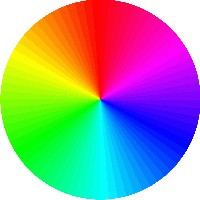
%> input picture BE1_IntroComputerVision/Teinte.jpg, 200 x 200 px
$ octave part1_Basics.m   (GNU Octave 9; MATLAB toolbox functions it lacks are replaced by stand-ins)
%> lines starting %> are read from the running program, lines starting %| are printed output that depends on the picture; in (x1, y1, x2, y2) boxes, pixels count from 0 and x2, y2 are one past the last pixel; in counts of white or black regions, pixels touching at a corner belong together; the program's own positions count from 1
%% Question 1: Image I/O
clc, clear, close all

function show_images(extension)
    file_list = dir(extension);
    [file_number, tmp] = size(file_list);

    for i = 1:file_number
        im = imread(file_list(i).name);
        figure;
        imshow(im);
    end
end

show_images('*.png')
show_images('*.jpg')
show_images('*.bmp')

%% Question 2: Grayscale
clc, clear, close all

im = ones(50, 100);
for i = 1:50
    for j = 1:100
        im(i,j) = im(i,j) * j/100;
    end
end

im(22:28,:) = ones(7, 100) * 0.5;
figure, imshow(im), exportgraphics(gcf, '../Q2.png')

%% Question 3: Geometric shapes and patterns
clc, clear, close all

% vertical stripes
function im = im_vstripes(width, height, stripe_width)
    white = ones(height, stripe_width);
    black = zeros(height, stripe_width);
    stripe = [black white];
    n = ceil(width / (2*stripe_width));
    im = repmat(stripe, 1, n);
    im = im(:, 1:width); % crop the image to the right width
end

% horizontal stripes
function im = im_hstripes(width, height, stripe_height)
    white = ones(stripe_height, width);
    black = zeros(stripe_height, width);
    stripe = [black; white];
    n = ceil(height / (2*stripe_height));
    im = repmat(stripe, n, 1);
    im = im(1:height,:);
end

% rectangle
function im = im_rect(width, height, rect_width, rect_height)
    im = zeros(height, width);
    rect = ones(rect_height, rect_width);

    start_height = floor((height - rect_height) / 2) + 1;
    start_width = floor((width - rect_width) /  2) + 1;
    im(start_height:start_height+rect_height-1, start_width:start_width+rect_width-1) = rect;
end

% circle
function im = im_circ(width, height, radius)
%> called with width = 384, height = 256, radius = 32
    im = zeros(height, width);
    circ = zeros(2*radius);
    for i = 1:2*radius
        for j = 1:2*radius
            if (i - radius).^2 + (j - radius).^2 <= radius.^2
                circ(i, j) = 1;
            end
        end
    end
    start_height = floor((height - 2 * radius) / 2) + 1;
    start_width = floor((width - 2 * radius) /  2) + 1;
    im(start_height:start_height+2*radius-1, start_width:start_width+2*radius-1) = circ;
end

imv = im_vstripes(512, 256, 31);
imh = im_hstripes(512, 256, 31);
imr = im_rect(384, 256, 64, 32);
imc = im_circ(384, 256, 32);

figure
subplot(2,2,1), imshow(imv), exportgraphics(gca, '../Q3_vstripes.png')
subplot(2,2,2), imshow(imh), exportgraphics(gca, '../Q3_hstripes.png')
subplot(2,2,3), imshow(imr), exportgraphics(gca, '../Q3_rect.png')
subplot(2,2,4), imshow(imc), exportgraphics(gca, '../Q3_circ.png')

%% Question 4: RGB colour coding
clc, clear, close all

function [r, g, b] = split_colors(im)
    r = zeros(size(im), 'double');
    g = zeros(size(im), 'double');
    b = zeros(size(im), 'double');

    r(:, :, 1) = im(:, :, 1);
    g(:, :, 2) = im(:, :, 2);
    b(:, :, 3) = im(:, :, 3);
end


im_names = {"Teinte.jpg", "oeil.jpg", "cargo.jpg", "CoulAdd.jpg"};
figure
for j =1:length(im_names)
    im = imread(im_names{j});
%> im is the input picture: size 200x200x3 uint8; mean R, G, B 154.5, 154.8, 154.5
    [imr, img, imb] = split_colors(im);
%> in split_colors, `b(:, :, 3) = im(:, :, 3);`:
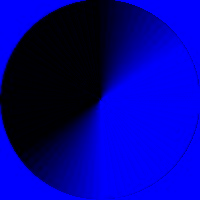
%> b: size 200x200x3 double; mean R, G, B 0, 0, 154.5
    ims = {im, imr, img, imb};
%> ims = 4 items
    for i = 1:4
        subplot(4,4,i+4*(j-1))
        imshow(uint8(ims{i}))
    end
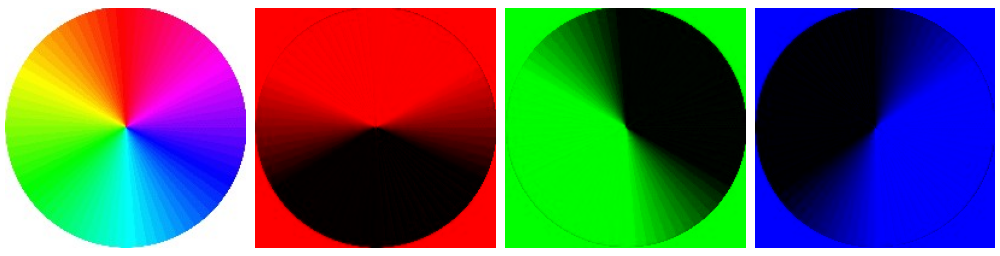
%> figure redrawn from the program's plot data, 4 panels
end
%> pass 2 of the loop `for j =1:length(im_names)`:
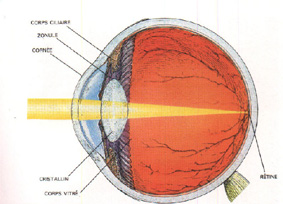
%> input picture BE1_IntroComputerVision/oeil.jpg, 283 x 204 px
%> im is the input picture: size 204x283x3 uint8; mean R, G, B 227.9, 192.7, 178.7
%> r: size 204x283x3 double
%> g: size 204x283x3 double
%> in split_colors (call 2), `b(:, :, 3) = im(:, :, 3);`:
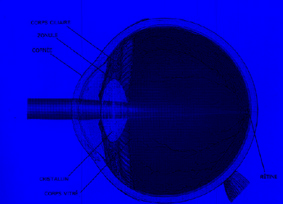
%> b: size 204x283x3 double; mean R, G, B 0, 0, 178.7
%> after the loop `for i = 1:4`:
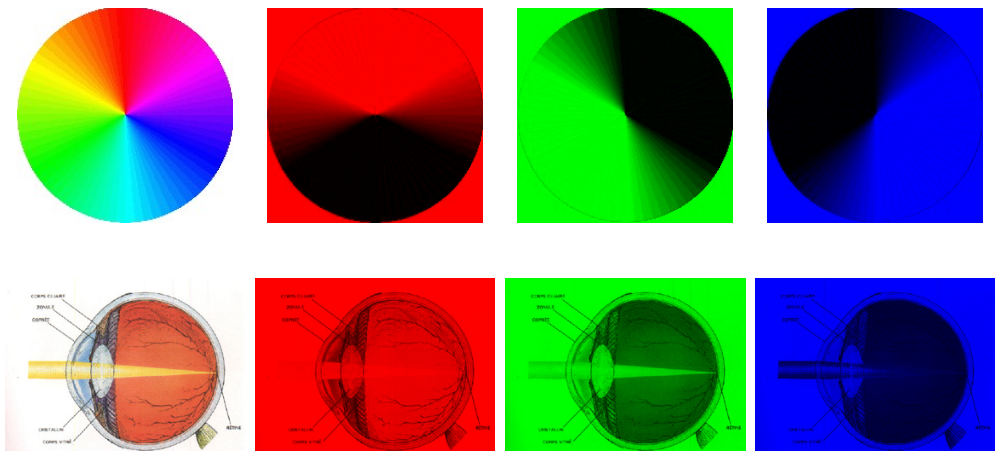
%> figure redrawn from the program's plot data, 8 panels
%> pass 3 of the loop `for j =1:length(im_names)`:
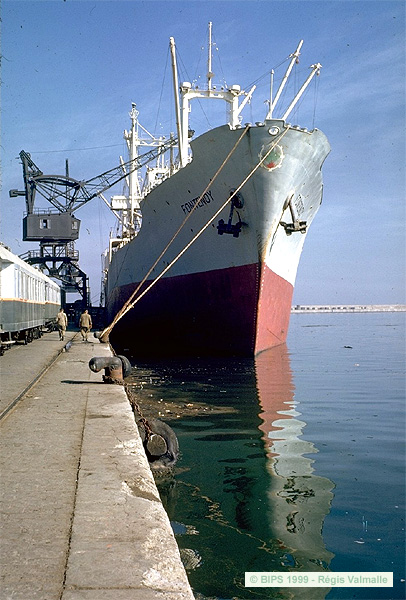
%> input picture BE1_IntroComputerVision/cargo.jpg, 406 x 600 px
%> im is the input picture: size 600x406x3 uint8; mean R, G, B 115.9, 128.7, 143.7
%> r: size 600x406x3 double
%> g: size 600x406x3 double
%> in split_colors (call 3), `b(:, :, 3) = im(:, :, 3);`:
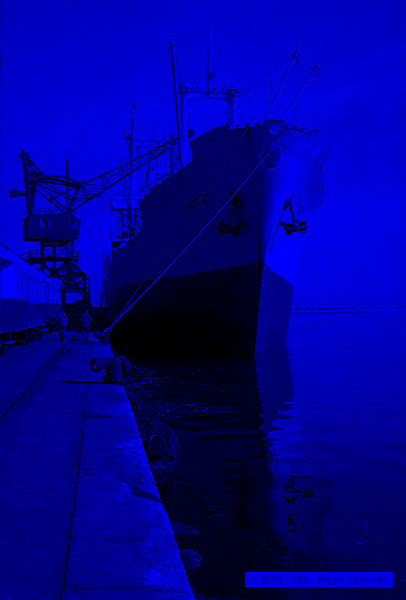
%> b: size 600x406x3 double; mean R, G, B 0, 0, 143.7
%> after the loop `for i = 1:4`:
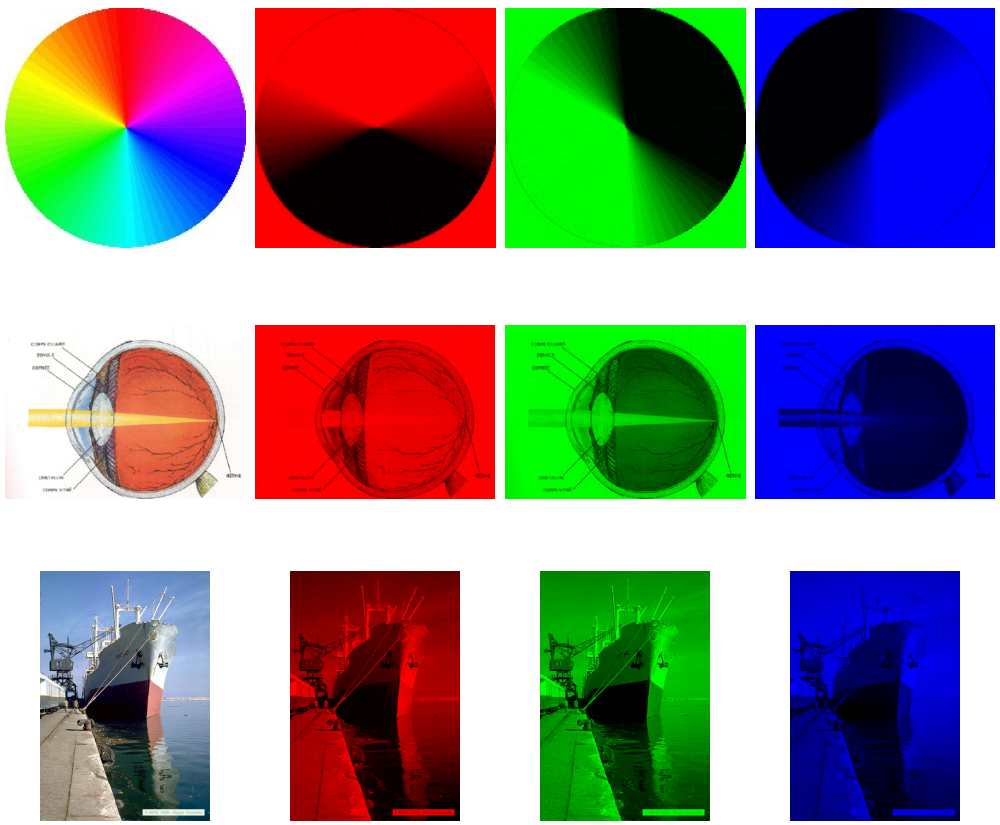
%> figure redrawn from the program's plot data, 12 panels
%> the loop made 4 passes; the first 3 are shown

%% Question 5: French flag
clc, clear, close all

flag = zeros(200, 300, 3);
flag(:, 1:100, 3) = 1;
flag(:, 101:200, :) = 1;
flag(:, 201:301, 1) = 1;

figure, imshow(flag), exportgraphics(gcf, '../Q5_Flag.png')

%% Question 6: HSV colour coding
clc, clear, close all

function im = hsv_spectrum(height, width)
    im = zeros(height, width, 3);

    H = linspace(0, 1, width);
    S = linspace(0, 1, height);

    im(:, :, 1) = repmat(H, height, 1);
    im(:, :, 2) = repmat(S', 1, width);
    im(:,:,3) = 1;
    im = hsv2rgb(im);
end

im = hsv_spectrum(256, 512);
figure, imshow(im), exportgraphics(gcf, '../Q6_HSV_spectrum.png')

%% Question 7: RGB to grayscale conversion
clc, clear, close all

a = 0.299;
b = 0.587;
c = 0.114;

im = hsv_spectrum(256, 512);
[imr, img, imb] = split_colors(im);
img = sum(a.*imr + b.*img + c.*imb, 3);

figure
subplot(1,3,1), imshow(im), title('Original')
subplot(1,3,2), imshow(img), title('Converted'), exportgraphics(gca, '../Q7_grayscale.png')
%> after `title('Converted')`:
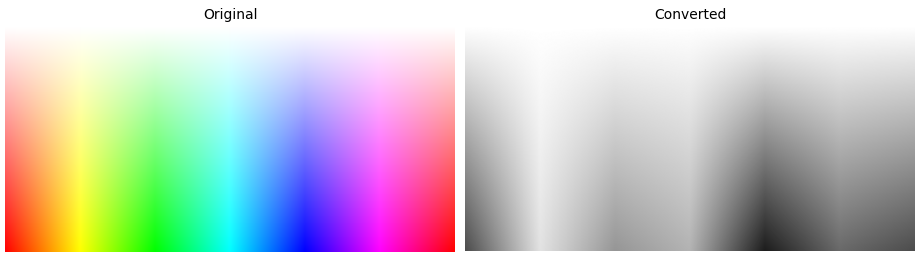
%> figure redrawn from the program's plot data, 2 panels
subplot(1,3,3), imshow(rgb2gray(im)), title('Built-in conversion')
%> after `title('Built-in conversion')`:
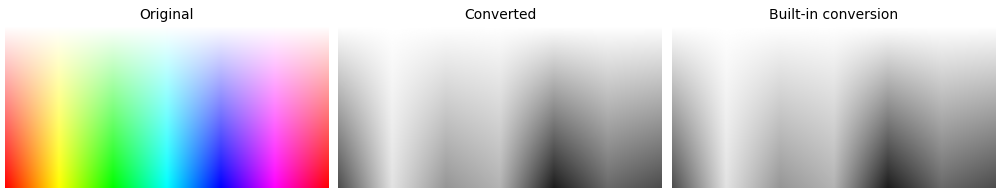
%> figure redrawn from the program's plot data, 3 panels

%% Question 8: Isolation of beach
clc, clear, close all

% filter the image in the HSV space based on a range of hues
RGB = imread("SpainBeach.jpg");
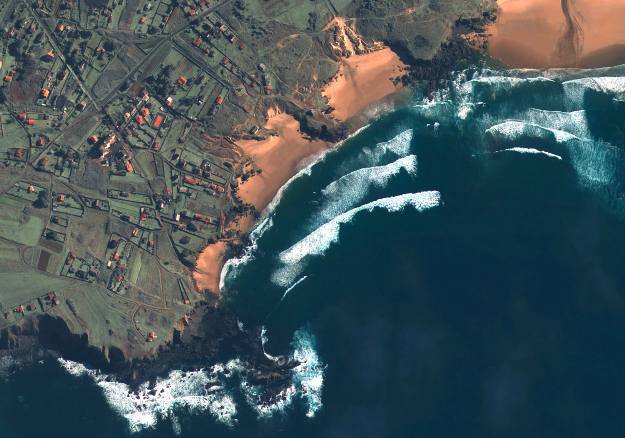
%> input picture BE1_IntroComputerVision/SpainBeach.jpg, 1250 x 876 px (shown at 1/2 size)
%> RGB is the input picture: size 876x1250x3 uint8; mean R, G, B 67.1, 83.9, 89.2
HSV = rgb2hsv(RGB);
%> HSV: size 876x1250x3 double; mean H, S, V 0.456, 0.469, 0.385
HSV_filtered = HSV;
mask = HSV_filtered(:,:,1) > 0.05 & HSV_filtered(:,:,1) < 0.06;
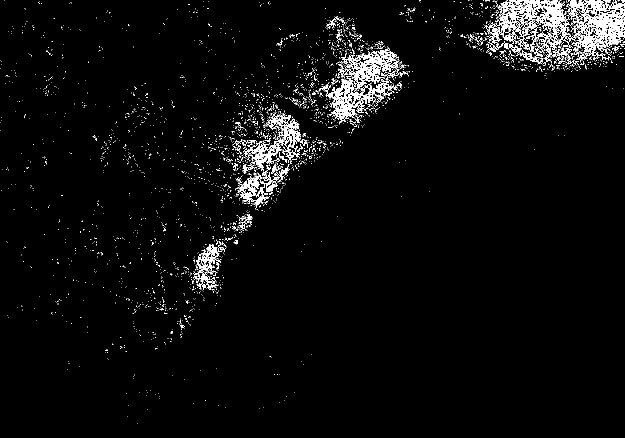
%> mask: size 876x1250 logical (shown at 1/2 size); 3.6% white; 3282 white regions (3198 under 20 px), largest, box (x1, y1, x2, y2) and area: (968, 0, 1151, 128) 7364, (1134, 0, 1250, 125) 6540, (648, 152, 788, 247) 3684
RGB_filtered = RGB .* uint8(mask);
%> RGB_filtered: size 876x1250x3 uint8; mean H, S, V 6.6, 4.7, 3.7

figure
subplot(1,2,1), imshow(RGB)
subplot(1,2,2), imshow(RGB_filtered)
exportgraphics(gca, '../Q8_FilteredBeach.png')

%% Question 9: Histograms
clc, clear, close all

im = imread('SpainBeach.jpg');
figure, axis('equal')
subplot(1,2,1), imhist(im), title('Default'),
subplot(1,2,2), imhist(histeq(im)), title('Equalized')
%> after `title('Equalized')`:
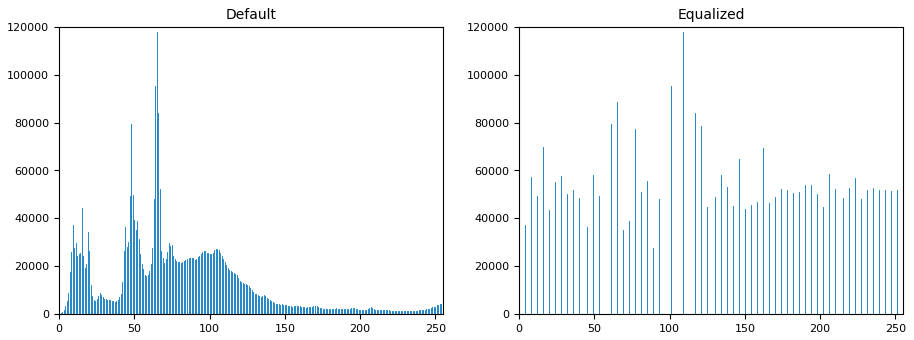
%> figure redrawn from the program's plot data, 2 panels; panel 1: highest point at x = 65, y = 117997; panel 2: highest point at x = 109, y = 117997
exportgraphics(gcf, '../Q9_Hist.png')

%% Question 10: Mysterious .bmp files
clc, clear, close all

%> (the run ends here)
